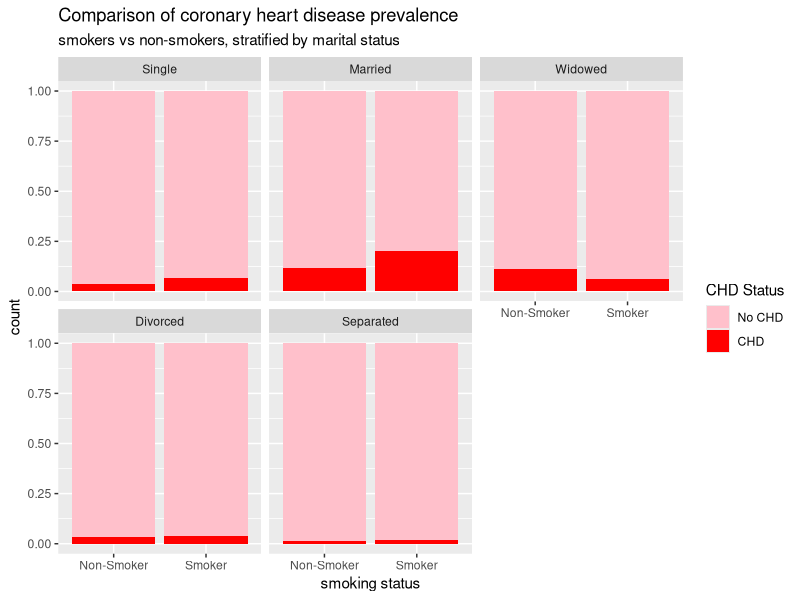
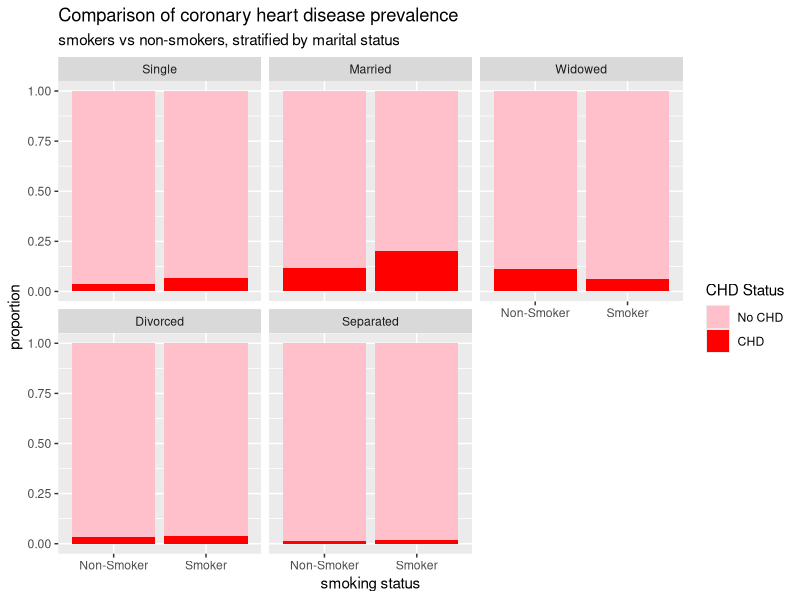
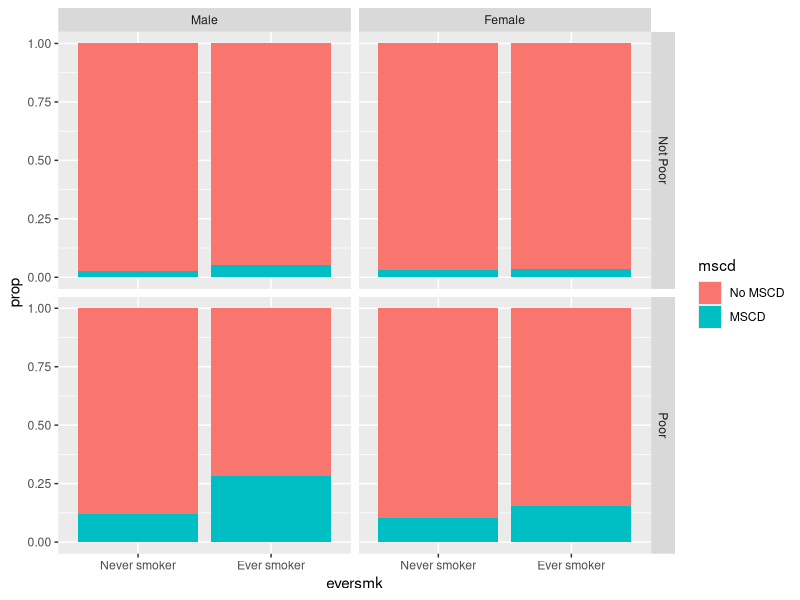
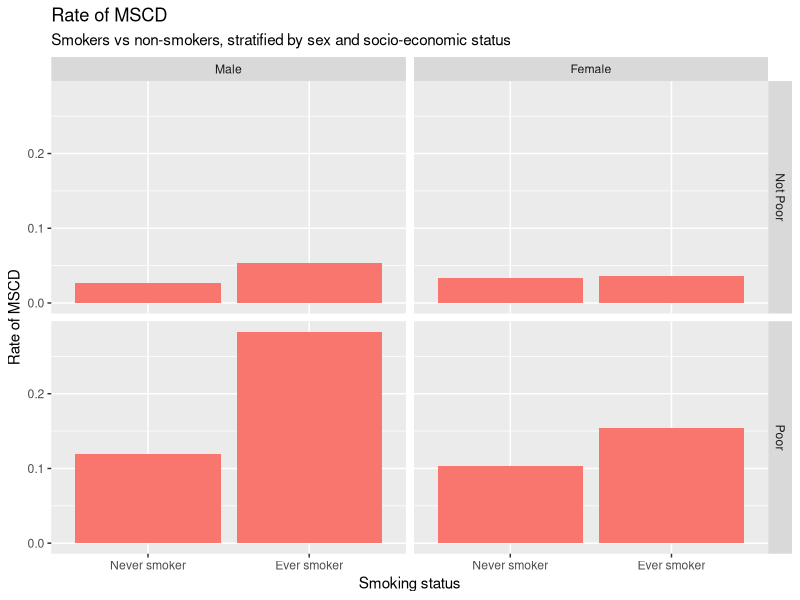
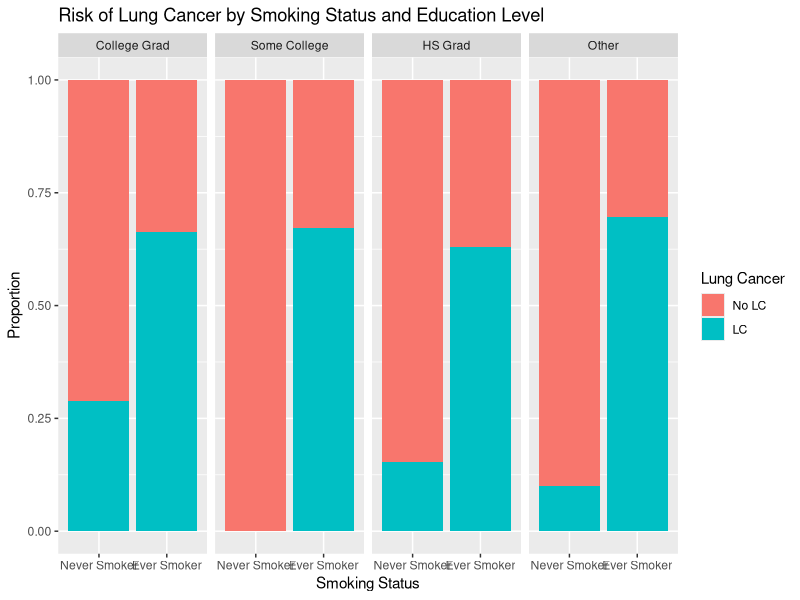
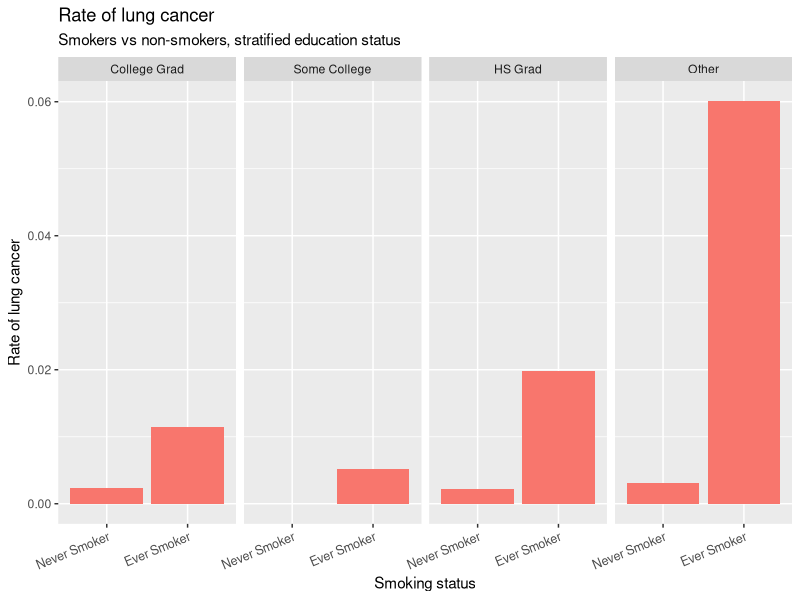
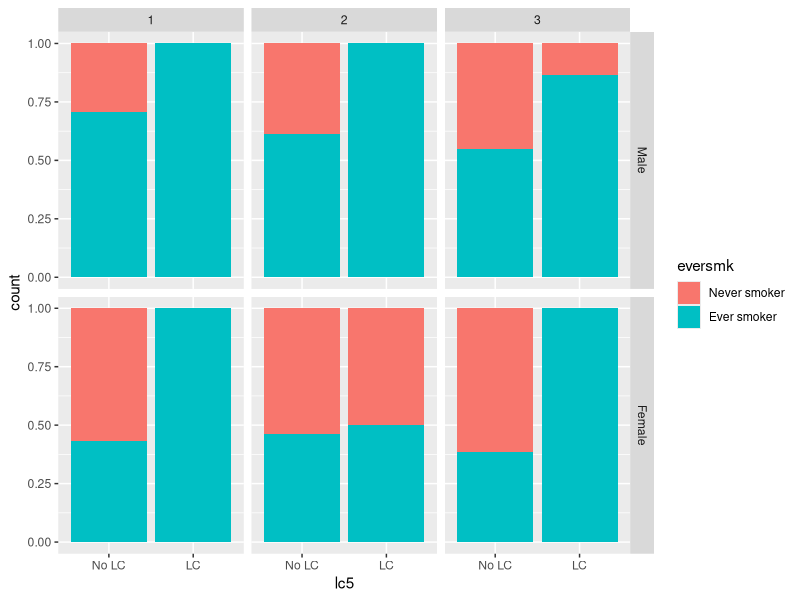
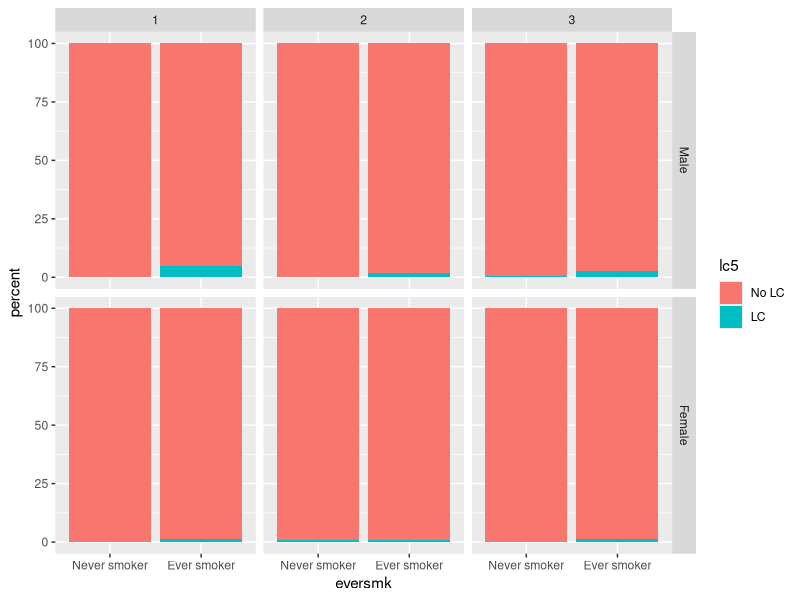

These charts were generated, in order, by the following R code:
## ---- chunk 1
knitr::opts_chunk$set(echo = TRUE, message = FALSE)
## ---- chunk 2
library(tidyverse)  # core group of tidyverse packages
library(kableExtra)  # to make nice tables
## ---- chunk 3
nmes_data <- read_csv("module_1/nmesUNPROC.csv")

#clean up the categories
nmes_data <- nmes_data %>%
  mutate(
    smoking_status = ifelse(eversmk == 1, "Smoker", "Non-Smoker"),
    marital_status = factor(
      marital,
      labels = c("Single", "Married", "Widowed", "Divorced", "Separated")
    )
  )

# CHD prevalence by smoking status
ggplot(nmes_data, aes(x = smoking_status, fill = factor(chd5))) +
  geom_bar(position = "fill") +
  scale_fill_manual(values = c("0" = "pink", "1" = "red"), 
                    name = "CHD Status", 
                    labels = c("No CHD", "CHD")) +
  labs(
    title = "Comparison of coronary heart disease prevalence",
    subtitle = "smokers vs non-smokers, stratified by marital status",
    x = "smoking status",
    fill = "CHD status"
  ) +
  facet_wrap(~marital_status)


## ---- chunk 4

my_table <- nmes_data %>%
  count(smoking_status, marital_status, chd5) %>%
  group_by(smoking_status, marital_status) %>%
  mutate(prop = n/sum(n))

ggplot(data = my_table) + 
  geom_bar(aes(x = smoking_status, y = prop, fill = factor(chd5)), stat = "identity") +
  scale_fill_manual(values = c("0" = "pink", "1" = "red"),
                    name = "CHD Status",
                    labels = c("No CHD", "CHD")) +
  labs(
    title = "Comparison of coronary heart disease prevalence",
    subtitle = "smokers vs non-smokers, stratified by marital status",
    x = "smoking status",
    fill = "CHD status",
    y = "proportion"
  ) +
  facet_wrap(~marital_status)


## ---- chunk 5
nmes_data <- read_csv("module_1/nmesUNPROC.csv")

nmes_data <- nmes_data %>%
  mutate(mscd = factor((lc5 + chd5) >= 1,
                       levels = c(FALSE, TRUE),
                       labels = c("No MSCD", "MSCD")),
         eversmk = factor(eversmk, 
                          levels = c("0", "1"), 
                          labels = c("Never smoker", "Ever smoker")),
         female = factor(female,
                         levels = c("0", "1"),
                         labels = c("Male", "Female")),
         poor = factor(poor, 
                       levels = c("0", "1"),
                       labels = c("Not Poor", "Poor")))

my_table <- nmes_data %>%
  count(poor, female, mscd, eversmk) %>%
  group_by(poor, female, eversmk) %>%
  mutate(prop = n/sum(n))

ggplot(data = my_table) + 
  geom_bar(aes(x = eversmk, y = prop, fill = mscd), stat = "identity", position = "stack") +
  facet_grid(poor~female)

## ---- chunk 6

my_table %>% 
  filter(mscd == "MSCD") %>%
  ggplot() + 
  geom_bar(aes(x = eversmk, y = prop, fill = mscd), stat = "identity") +
  facet_grid(poor~female) +
  labs(
    title = "Rate of MSCD",
    subtitle = "Smokers vs non-smokers, stratified by sex and socio-economic status",
    x = "Smoking status",
    y = "Rate of MSCD") +
  guides(fill="none")



## ---- chunk 7
nmes_data <- read_csv("module_1/nmesUNPROC.csv")

nmes_data <- nmes_data %>%
  mutate(eversmk = factor(eversmk, 
                          levels = c("0", "1"),
                          labels = c("Never Smoker", "Ever Smoker")),
         lc5 = factor(lc5, 
                      levels = c("0", "1"), 
                      labels = c("No LC", "LC")),
         female = factor(female, 
                         levels = c("0", "1"),
                         labels = c("Male", "Female")),
         educate = factor(educate, 
                          levels = c("1", "2", "3", "4"), 
                          labels = c("College Grad", "Some College", "HS Grad", "Other"))
  )


ggplot(data = nmes_data) +
 geom_bar(mapping = aes(x = eversmk, y = after_stat(prop), group = lc5, fill = lc5), position = "fill") +
  facet_grid(~educate) +
  labs(
    title = "Risk of Lung Cancer by Smoking Status and Education Level",
    x = "Smoking Status",
    y = "Proportion",
    fill = "Lung Cancer"
  ) 

## ---- chunk 8

my_table <- nmes_data %>%
  count(eversmk, educate, lc5) %>%
  group_by(eversmk, educate) %>%
  mutate(prop = n/sum(n))

my_table %>% 
  filter(lc5 == "LC") %>%
  ggplot() + 
  geom_bar(aes(x = eversmk, y = prop, fill = lc5), stat = "identity") +
  facet_grid(~educate) +
  labs(
    title = "Rate of lung cancer",
    subtitle = "Smokers vs non-smokers, stratified education status",
    x = "Smoking status",
    y = "Rate of lung cancer") +
  guides(fill="none") +
  theme(axis.text.x = element_text(angle = 22.5,
                                   hjust = 1,
                                   size = 9))


## ---- chunk 9
nmes_data <- read_csv("module_1/nmesUNPROC.csv")

nmes_data <- nmes_data %>%
  mutate(eversmk = factor(eversmk, 
                          levels = c("0", "1"), 
                          labels = c("Never smoker", "Ever smoker")),
         lc5 = factor(lc5, 
                      levels = c("0", "1"), 
                      labels = c("No LC", "LC")),
         female = factor(female, 
                         levels = c("0", "1"), 
                         labels = c("Male", "Female")))
# Table stratified by gender
my_table <- nmes_data %>%
  count(lc5, eversmk, female) %>%
  group_by(eversmk, female) %>%
  mutate(prop = n/sum(n)) %>%
  rename(
    "Smoking Status" = eversmk, 
    "Lung Cancer (LC) Status" = lc5,
    "Gender" = female
  )
my_table %>%
  kable(digits = 3) %>%
  kable_styling()

## ---- chunk 10

# Table stratified by gender
my_table <- nmes_data %>%
  count(lc5, eversmk, female) %>%
  group_by(eversmk, female) %>%
  mutate(prop = n/sum(n)) %>%
  filter(lc5 == "LC") %>%
  arrange(female, eversmk)%>%
  rename(
    "Smoking Status" = eversmk, 
    "Lung Cancer (LC) Status" = lc5,
    "Gender" = female
  )
my_table %>%
  kable(digits = 3) %>%
  kable_styling()


## ---- chunk 11
nmes_data <- read_csv("module_1/nmesUNPROC.csv")

nmes_data <- nmes_data %>%
  mutate(eversmk = factor(eversmk, 
                          levels = c("0", "1"), 
                          labels = c("Never smoker", "Ever smoker")),
         chd5 = factor(chd5, 
                      levels = c("0", "1"), 
                      labels = c("No CHD", "CHD")),
         educate = factor(educate, 
                         levels = c("1", "2","3","4"),
                         labels = c("College Grad", "Some College", "HS Grad", "Other"))
         )

my_table <- nmes_data %>%
  count(eversmk, chd5, educate) %>%
  group_by(eversmk) %>%
  mutate(percent = round (n/sum(n) * 100, 1))

my_table 
## ---- chunk 12

my_table <- nmes_data %>%
  count(eversmk, chd5, educate) %>%
  group_by(eversmk, educate) %>%
  mutate(percent = round (n/sum(n) * 100, 1)) %>%
  filter(chd5 == "CHD") %>%
  arrange(educate)

my_table %>%
  kable(digits = 3) %>%
  kable_styling()


## ---- chunk 13
nmes_data <- read_csv("module_1/nmesUNPROC.csv")

nmes_data <- nmes_data %>%
  mutate(eversmk = factor(eversmk, 
                          levels = c("0", "1"), 
                          labels = c("Never smoker", "Ever smoker")),
         lc5 = factor(lc5, 
                      levels = c("0", "1"), 
                      labels = c("No LC", "LC")),
         female = factor(female, 
                      levels = c("0", "1"), 
                      labels = c("Male", "Female"))
         )

ggplot(data = nmes_data) + 
  geom_bar(mapping = aes(x = lc5, fill = eversmk), position = "fill") +
  facet_grid(female~beltuse)

## ---- chunk 14

my_table <- nmes_data %>%
  count(eversmk, lc5, female, beltuse) %>%
  group_by(eversmk, female, beltuse) %>%
  mutate(percent = round (n/sum(n) * 100, 1))


my_table %>%
  ggplot() + 
  geom_bar(aes(x = eversmk, y = percent, fill = lc5), stat = "identity") +
  facet_grid(female~beltuse)



## ---- chunk 15
nmes_data <- read_csv("module_1/nmesUNPROC.csv")

# I am going to refactor this
nmes_data$eversmk <- factor(nmes_data$eversmk, 
                            levels = c(0, 1), 
                            labels = c("Never Smoked", "Has Smoked"))

nmes_data <- nmes_data %>% mutate(poor = factor(poor, 
                                                levels = c("0", "1"),
                                                labels = c("Not Poor", "Poor")),
                                  female = factor(female,
                                                  levels = c("0", "1"),
                                                  labels = c("Male", "Female")))

# log trasnforming the total expenditures because there are some really large values
nmes_data$logtotalexp <- log(nmes_data$totalexp) 


ggplot(nmes_data, aes(x = logtotalexp, color = eversmk)) +
  geom_boxplot() +
  facet_wrap(female ~ poor)


## ---- chunk 16
ggplot(nmes_data, aes(x = logtotalexp, y = eversmk, color = eversmk)) +
  geom_boxplot() +
  facet_wrap(female ~ poor)+
  guides(color="none")
